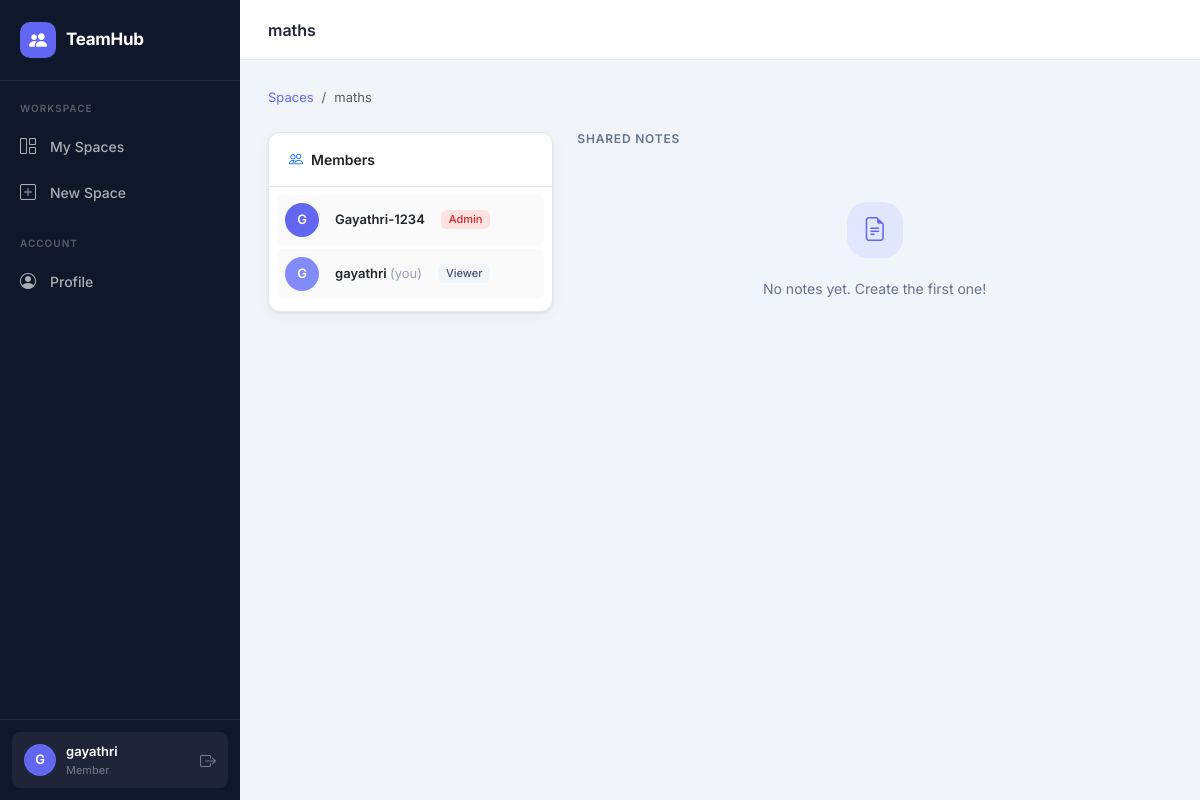
Page /spaces/2/ (signed in) on the committed database.
### collaboration/models.py (models this page shows, shortened)
class CollaborationSpace(models.Model):
    STATUS_ACTIVE = 'active'
    STATUS_ARCHIVED = 'archived'
    STATUS_CHOICES = [
        (STATUS_ACTIVE, 'Active'),
        (STATUS_ARCHIVED, 'Archived'),
    ]
    name = models.CharField(
        max_length=100,
        validators=[MinLengthValidator(3)],
        help_text="Space name (3-100 characters)"
    )
    description = models.TextField(
        blank=True,
        validators=[MaxLengthValidator(500)],
        help_text="Optional description (max 500 characters)"
    )
    owner = models.ForeignKey(
        User,
        on_delete=models.CASCADE,
        related_name='owned_spaces'
    )
    status = models.CharField(
        max_length=10,
        choices=STATUS_CHOICES,
        default=STATUS_ACTIVE
    )
    created_at = models.DateTimeField(auto_now_add=True)
    updated_at = models.DateTimeField(auto_now=True)
    class Meta:
        ordering = ['-created_at']
    def is_member(self, user):
        if self.owner == user:
            return True
        return self.members.filter(user=user).exists()
    def get_user_role(self, user):
        if self.owner == user:
            return 'admin'
        member = self.members.filter(user=user).first()
        return member.role if member else None

class SpaceMember(models.Model):
    ROLE_ADMIN = 'admin'
    ROLE_EDITOR = 'editor'
    ROLE_VIEWER = 'viewer'
    ROLE_CHOICES = [
        (ROLE_ADMIN, 'Admin'),
        (ROLE_EDITOR, 'Editor'),
        (ROLE_VIEWER, 'Viewer'),
    ]
    space = models.ForeignKey(
        CollaborationSpace,
        on_delete=models.CASCADE,
        related_name='members'
    )
    user = models.ForeignKey(
        User,
        on_delete=models.CASCADE,
        related_name='space_memberships'
    )
    role = models.CharField(
        max_length=10,
        choices=ROLE_CHOICES,
        default=ROLE_VIEWER
    )
    joined_at = models.DateTimeField(auto_now_add=True)
    class Meta:
        unique_together = ('space', 'user')
        ordering = ['joined_at']

### collaboration/views.py (the view)
# urls.py: path('<int:pk>/', views.space_detail, name='space_detail'),
@login_required
def space_detail(request, pk):
    space = get_object_or_404(CollaborationSpace, pk=pk)
    if not space.is_member(request.user):
        return HttpResponseForbidden("You are not a member of this space.")
    members = space.members.select_related('user').all()
    notes = space.notes.select_related('author').all()
    user_role = space.get_user_role(request.user)
    return render(request, 'collaboration/space_detail.html', {
        'space': space,
        'members': members,
        'notes': notes,
        'user_role': user_role,
        'is_owner': space.owner == request.user,
    })

### templates/collaboration/space_detail.html (shortened to what this page needs)
{% extends "base.html" %}
{% block page_title %}{{ space.name }}{% endblock %}
{% block content %}
<nav aria-label="breadcrumb" class="mb-4">
    <ol class="breadcrumb">
        <li class="breadcrumb-item"><a href="{% url 'space_list' %}">Spaces</a></li>
        <li class="breadcrumb-item active">{{ space.name }}</li>
    </ol>
</nav>
<div class="row g-4">
    <div class="col-lg-4">
        <div class="card">
            <div class="card-header d-flex justify-content-between align-items-center">
                <span style="font-weight:600;font-size:14px;"><i class="bi bi-people me-2 text-primary"></i>Members</span>
            </div>
            <div style="padding:8px;">
                <div class="d-flex align-items-center gap-3 p-2 rounded mb-1" style="background:#fafafa;">
                    <div class="avatar" style="width:34px;height:34px;font-size:13px;">
                        {{ space.owner.username|slice:":1"|upper }}
                    </div>
                    <div class="flex-1">
                        <div style="font-size:13px;font-weight:600;">{{ space.owner.username }}
                        </div>
                    </div>
                    <span class="badge badge-admin">Admin</span>
                </div>
                {% for member in members %}
                <div class="d-flex align-items-center gap-3 p-2 rounded mb-1" style="background:#fafafa;">
                    <div class="avatar" style="width:34px;height:34px;font-size:13px;background:#818cf8;">
                        {{ member.user.username|slice:":1"|upper }}
                    </div>
                    <div class="flex-1">
                        <div style="font-size:13px;font-weight:600;">{{ member.user.username }}
                            {% if member.user == user %}<span style="color:#94a3b8;font-weight:400;"> (you)</span>{% endif %}
                        </div>
                    </div>
                    <span class="badge badge-{{ member.role }}">{{ member.get_role_display }}</span>
                </div>
                {% empty %}
                <p style="font-size:13px;color:#94a3b8;text-align:center;padding:16px 0;margin:0;">No other members yet.</p>
                {% endfor %}
            </div>
        </div>
    </div>
    <div class="col-lg-8">
        <div class="d-flex justify-content-between align-items-center mb-3">
            <h6 style="font-weight:600;color:#64748b;font-size:12px;letter-spacing:.8px;text-transform:uppercase;margin:0;">
                Shared Notes
            </h6>
        </div>
        {% for note in notes %}
        <div class="card note-card mb-3">
            <div class="card-body" style="padding:16px 20px;">
                <div class="d-flex justify-content-between align-items-start gap-3">
                    <div class="flex-1">
                        <div style="font-size:14px;font-weight:600;margin-bottom:4px;">{{ note.title }}</div>
                        <div style="font-size:13px;color:#64748b;line-height:1.5;">{{ note.content|truncatechars:180 }}</div>
                        <div style="font-size:11px;color:#94a3b8;margin-top:10px;display:flex;gap:12px;">
                            <span><i class="bi bi-person me-1"></i>{{ note.author.username }}</span>
                            <span><i class="bi bi-clock me-1"></i>{{ note.updated_at|timesince }} ago</span>
                        </div>
                    </div>
                    {% if note.author == user or is_owner %}
                    <div class="d-flex gap-1">
                        <a href="{% url 'note_edit' space.pk note.pk %}"
                           class="btn btn-sm btn-outline-secondary" style="padding:5px 10px;">
                            <i class="bi bi-pencil" style="font-size:12px;"></i>
                        </a>
                        <a href="{% url 'note_delete' space.pk note.pk %}"
                           class="btn btn-sm btn-outline-danger" style="padding:5px 10px;">
                            <i class="bi bi-trash" style="font-size:12px;"></i>
                        </a>
                    </div>
                    {% endif %}
                </div>
            </div>
        </div>
        {% empty %}
        <div class="empty-state" style="padding:40px 20px;">
            <div class="empty-state-icon" style="width:56px;height:56px;font-size:24px;">
                <i class="bi bi-file-earmark-text"></i>
            </div>
            <p style="color:#64748b;font-size:14px;margin:0;">No notes yet. Create the first one!</p>
        </div>
        {% endfor %}
    </div>
</div>
{% endblock %}

### templates/base.html (shortened to what this page needs)
<!DOCTYPE html>
<html lang="en">
<head>
    <link href="https://cdn.jsdelivr.net/npm/bootstrap@5.3.0/dist/css/bootstrap.min.css" rel="stylesheet">
    <link href="https://cdn.jsdelivr.net/npm/bootstrap-icons@1.11.0/font/bootstrap-icons.css" rel="stylesheet">
</head>
<body>
<aside class="sidebar">
    <a class="sidebar-brand" href="{% url 'space_list' %}">
        <div class="brand-icon"><i class="bi bi-people-fill"></i></div>
        <span class="brand-text">TeamHub</span>
    </a>
    {% if user.is_authenticated %}
    <div class="sidebar-nav">
        <div class="sidebar-section">Workspace</div>
        <a href="{% url 'space_list' %}" class="sidebar-link {% block nav_spaces %}{% endblock %}">
            <i class="bi bi-grid-1x2"></i> My Spaces
        </a>
        <a href="{% url 'space_create' %}" class="sidebar-link {% block nav_create %}{% endblock %}">
            <i class="bi bi-plus-square"></i> New Space
        </a>
        <div class="sidebar-section">Account</div>
        <a href="{% url 'profile' %}" class="sidebar-link {% block nav_profile %}{% endblock %}">
            <i class="bi bi-person-circle"></i> Profile
        </a>
    </div>
    <div class="sidebar-footer">
        <div class="user-pill">
            <div class="avatar">{{ user.username|slice:":1"|upper }}</div>
            <div class="user-info">
                <div class="user-name">{{ user.username }}</div>
                <div class="user-role">Member</div>
            </div>
            <form method="post" action="{% url 'logout' %}" class="d-inline">
                <button type="submit" class="btn p-0 border-0" title="Logout"
                    style="background:none; color:rgba(255,255,255,.4); font-size:16px;">
                    <i class="bi bi-box-arrow-right"></i>
                </button>
            </form>
        </div>
    </div>
    {% else %}
    <div class="sidebar-nav">
        <a href="{% url 'login' %}" class="sidebar-link"><i class="bi bi-box-arrow-in-right"></i> Login</a>
        <a href="{% url 'register' %}" class="sidebar-link"><i class="bi bi-person-plus"></i> Register</a>
    </div>
    {% endif %}
</aside>
<div class="main-wrap">
    <header class="topbar">
        <div class="topbar-title">{% block page_title %}TeamHub{% endblock %}</div>
    </header>
    <main class="page-content">
        {% block content %}{% endblock %}
    </main>
</div>
</body>
</html>

### templates/base.html (style rules this page uses)
:root { --primary: #6366f1; --primary-dark: #4f46e5; --primary-light: #e0e7ff; --success: #10b981; --warning: #f59e0b; --danger: #ef4444; --surface: #ffffff; --bg: #f1f5f9; --sidebar-bg: #0f172a; --text: #1e293b; --text-muted: #64748b; --border: #e2e8f0; --radius: 12px; --shadow: 0 1px 3px rgba(0,0,0,.08), 0 4px 16px rgba(0,0,0,.04); --shadow-md: 0 4px 24px rgba(99,102,241,.12); }
* { box-sizing: border-box; }
body { font-family: 'Inter', sans-serif; background: var(--bg); color: var(--text); margin: 0; min-height: 100vh; }
.sidebar { position: fixed; top: 0; left: 0; width: 240px; height: 100vh; background: var(--sidebar-bg); display: flex; flex-direction: column; padding: 0; z-index: 100; overflow-y: auto; }
.sidebar-brand { display: flex; align-items: center; gap: 10px; padding: 22px 20px; text-decoration: none; border-bottom: 1px solid rgba(255,255,255,.08); }
.sidebar-brand .brand-icon { width: 36px; height: 36px; background: var(--primary); border-radius: 10px; display: flex; align-items: center; justify-content: center; font-size: 18px; color: white; flex-shrink: 0; }
.sidebar-brand .brand-text { font-size: 17px; font-weight: 700; color: white; letter-spacing: -0.3px; }
.sidebar-section { padding: 20px 12px 8px; font-size: 10px; font-weight: 600; letter-spacing: 1px; color: rgba(255,255,255,.3); text-transform: uppercase; }
.sidebar-nav { padding: 0 8px; flex: 1; }
.sidebar-link { display: flex; align-items: center; gap: 10px; padding: 10px 12px; border-radius: 8px; text-decoration: none; color: rgba(255,255,255,.65); font-size: 14px; font-weight: 500; transition: all .15s; margin-bottom: 2px; }
.sidebar-link i { font-size: 16px; width: 20px; flex-shrink: 0; }
.sidebar-footer { padding: 12px; border-top: 1px solid rgba(255,255,255,.08); }
.user-pill { display: flex; align-items: center; gap: 10px; padding: 10px 12px; border-radius: 8px; background: rgba(255,255,255,.06); }
.avatar { width: 32px; height: 32px; border-radius: 50%; background: var(--primary); display: flex; align-items: center; justify-content: center; font-size: 13px; font-weight: 600; color: white; flex-shrink: 0; }
.user-info { flex: 1; min-width: 0; }
.user-name { font-size: 13px; font-weight: 600; color: white; white-space: nowrap; overflow: hidden; text-overflow: ellipsis; }
.user-role { font-size: 11px; color: rgba(255,255,255,.4); }
.main-wrap { margin-left: 240px; min-height: 100vh; display: flex; flex-direction: column; }
.topbar { background: var(--surface); border-bottom: 1px solid var(--border); padding: 0 28px; height: 60px; display: flex; align-items: center; justify-content: space-between; position: sticky; top: 0; z-index: 50; }
.topbar-title { font-size: 16px; font-weight: 600; color: var(--text); }
.page-content { padding: 28px; flex: 1; }
.card { border: 1px solid var(--border); border-radius: var(--radius); box-shadow: var(--shadow); }
.card-header { border-bottom: 1px solid var(--border); background: var(--surface); border-radius: var(--radius) var(--radius) 0 0 !important; padding: 16px 20px; }
.badge { font-weight: 500; font-size: 11px; border-radius: 6px; padding: 4px 8px; }
.badge-admin { background: #fee2e2; color: #dc2626; }
.badge-viewer { background: #f1f5f9; color: #475569; }
.breadcrumb { font-size: 13px; }
.breadcrumb-item a { color: var(--primary); text-decoration: none; }
.empty-state { text-align: center; padding: 60px 20px; }
.empty-state-icon { width: 72px; height: 72px; background: var(--primary-light); border-radius: 20px; display: flex; align-items: center; justify-content: center; font-size: 32px; color: var(--primary); margin: 0 auto 20px; }

### rows in the picture
CollaborationSpace: name "maths", owner.username "G", owner.username "Gayathri-1234"
SpaceMember: user.username "G", user.username "gayathri", shows "(you)", role "Viewer"

### other values in the picture
{{ user.username|slice:":1"|upper }} "G"
{{ user.username }} "gayathri"
